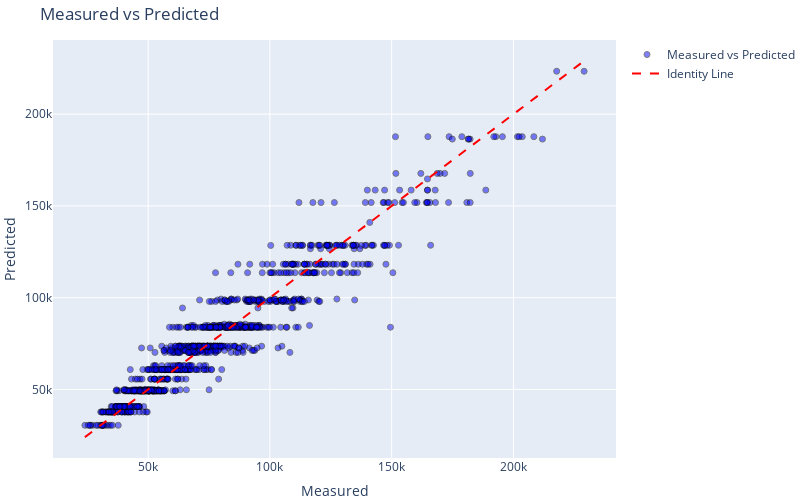

Source (notebook cell):
### Code cell
fig = go.Figure()

fig.add_trace(
    go.Scatter(
        x=y_data.flatten(),
        y=y_pred.flatten(),
        mode='markers',
        marker=dict(color='blue', opacity=0.5, line=dict(color='black', width=1)),
        name='Measured vs Predicted'
    )
)

fig.add_trace(
    go.Scatter(
        x=[y_data.min(), y_data.max()],
        y=[y_data.min(), y_data.max()],
        mode='lines',
        line=dict(color='red', dash='dash'),
        name='Identity Line'
    )
)

fig.update_layout(
    title='Measured vs Predicted',
    xaxis=dict(title='Measured'),
    yaxis=dict(title='Predicted'),
    autosize=False,
    width=800,
    height=500,
    margin=dict(l=0, r=0, b=0, t=40),
    showlegend=True
)

fig.write_image(f"{dir_figures}/scattered_measured_vs_predicted_plot.png")
fig.show()

### Figure 1 — Plotly figure (JSON) as saved in the notebook; plotly's stock layout.template omitted (floating-point values rounded to 4 significant figures; data arrays with more than 128 entries replaced by an {"elided": "..."} marker saying what was removed)
{"data": [{"marker": {"color": "blue", "line": {"color": "black", "width": 1}, "opacity": 0.5}, "mode": "markers", "name": "Measured vs Predicted", "type": "scatter", "x": {"elided": "1041 float values"}, "y": {"elided": "1041 float values"}}, {"line": {"color": "red", "dash": "dash"}, "mode": "lines", "name": "Identity Line", "type": "scatter", "x": [24030.0, 229000.0], "y": [24030.0, 229000.0]}], "layout": {"autosize": false, "height": 500, "margin": {"b": 0, "l": 0, "r": 0, "t": 40}, "showlegend": true, "title": {"text": "Measured vs Predicted"}, "width": 800, "xaxis": {"title": {"text": "Measured"}}, "yaxis": {"title": {"text": "Predicted"}}}}
